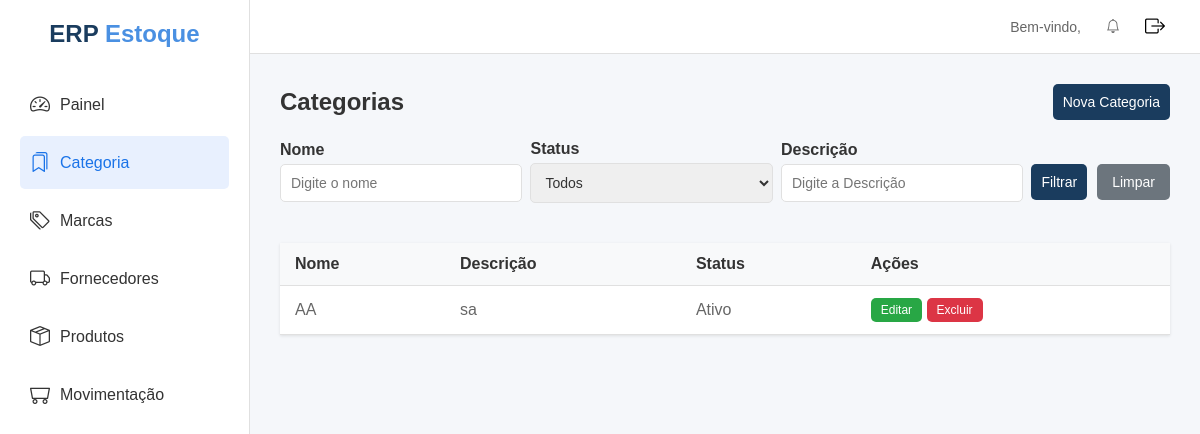
The app's page /Categoria/ with its own data.
### apps/categorias/models.py (models this page shows, shortened)
class Categoria(models.Model):
    nome = models.CharField(max_length=500)
    descricao = models.TextField(null=True, blank=True)
    status = models.BooleanField(default=True)
    created_at = models.DateTimeField(auto_now_add=True)
    updated_at = models.DateTimeField(auto_now=True)
    class Meta:
        ordering = ['nome']

### apps/categorias/views.py (the view)
# urls.py: path('Categoria/', CategoriaListView.as_view(), name='categoria_list'),
class CategoriaListView(ListView):
    model = Categoria
    template_name = 'categorias/categoria_list.html'
    context_object_name = 'categoria'
    def get_queryset(self):
        queryset = super().get_queryset()
        nome = self.request.GET.get('nome')
        status = self.request.GET.get('status')
        descricao = self.request.GET.get('descricao')
        if nome:
            queryset = queryset.filter(nome__icontains=nome)
        if descricao:
            queryset = queryset.filter(nome__icontains=descricao)
        if status == 'true':
            queryset = queryset.filter(status=True)
        if status == 'false':
            queryset = queryset.filter(status=False)
        return queryset

### apps/notificacao/context_processors.py (called while the page is built)
def notificacoes(request):
    return {
        'notificacoes': Notificacao.objects.filter(lida=False)
    }

### apps/templates/categorias/categoria_list.html (shortened to what this page needs)
{% extends 'layouts/base.html' %}
{% block conteudo %}
<div class="content">
    <div class="page-header">
        <h1>Categorias</h1>
        <a href="{% url 'categorias:categoria_form' %}" class="btn btn-primary">Nova Categoria</a>
    </div>
    <form method="get" class="filter-form">
        <div class="form-group">
            <label for="nome">Nome</label>
            <input type="text" name="nome" id="nome" value="{{ request.GET.nome }}" class="form-control" placeholder="Digite o nome">
        </div>
        <div class="form-group">
            <label for="status">Status</label>
            <select name="status" id="status" class="form-control">
                <option value="">Todos</option>
            </select>
        </div>
        <div class="form-group">
            <label for="descricao">Descrição</label>
            <input type="text" name="descricao" id="descricao" value="{{ request.GET.descricao }}" class="form-control" placeholder="Digite a Descrição">
        </div>
        <div class="filter-buttons">
            <button type="submit" class="btn btn-primary">Filtrar</button>
            <a href="{% url 'categorias:categoria_list' %}" class="btn btn-secondary">Limpar</a>
        </div>
    </form>
    <table class="table">
        <thead>
            <tr>
                <th>Nome</th>
                <th>Descrição</th>
                <th>Status</th>
                <th>Ações</th>
            </tr>
        </thead>
        <tbody>
            {% for categorias in categoria %}
            <tr>
                <td>{{ categorias.nome }}</td>
                <td>{{ categorias.descricao|default:"-" }}</td>
                <td>{{ categorias.status|yesno:"Ativo,Inativo" }}</td>
                <td>
                    <a href="{% url 'categorias:categoria_form' categorias.id %}" class="btn btn-sm btn-edit">Editar</a>
                    <button class="btn btn-sm btn-delete" data-id="{{ categorias.id }}">Excluir</button>
                </td>
            </tr>
            {% empty %}
            <tr>
                <td colspan="4">Nenhuma categoria cadastrada.</td>
            </tr>
            {% endfor %}
        </tbody>
    </table>
</div>
{% endblock %}

### apps/static/assets/css/style.css (style rules this page uses)
* { margin: 0; padding: 0; box-sizing: border-box; font-family: Arial, sans-serif; }
body { background-color: #f5f7fa; }
.content { padding: 30px; }
.content h1 { font-size: 24px; color: #333; }
.page-header { display: flex; justify-content: space-between; align-items: center; margin-bottom: 20px; }
.table { width: 100%; border-collapse: collapse; background-color: #fff; box-shadow: 0 1px 3px rgba(0, 0, 0, 0.1); }
.table th, .table td { padding: 12px 15px; text-align: left; border-bottom: 1px solid #e0e0e0; }
.table th { background-color: #f8f9fa; font-weight: 600; color: #333; }
.table td { color: #666; }
.form-group { margin-bottom: 20px; }
.form-group label { display: block; margin-bottom: 5px; font-weight: 600; color: #333; }
.form-control { width: 100%; padding: 10px; border: 1px solid #e0e0e0; border-radius: 5px; font-size: 14px; color: #333; }
.btn { padding: 10px 15px; border: none; border-radius: 5px; font-size: 14px; cursor: pointer; text-decoration: none; display: inline-block; }
.btn-primary { background-color: #1a73e8; color: #fff; }
.btn-secondary { background-color: #6c757d; color: #fff; }
.btn-edit { background-color: #28a745; color: #fff; }
.btn-delete { background-color: #dc3545; color: #fff; }
.btn-sm { padding: 5px 10px; font-size: 12px; }
.filter-form { display: flex; flex-wrap: wrap; justify-content: space-between; align-items: center; margin-bottom: 20px; }
.filter-form .form-group { flex: 1; min-width: 200px; margin-right: 8px; }
.filter-buttons { display: flex; gap: 10px; margin-left: auto; }
.btn-primary { background-color: #1a3c5e; border: none; border-radius: 5px; padding: 10px; font-weight: 500; }

### records on screen
Categoria: nome "AA", descricao "sa", status "Ativo"
